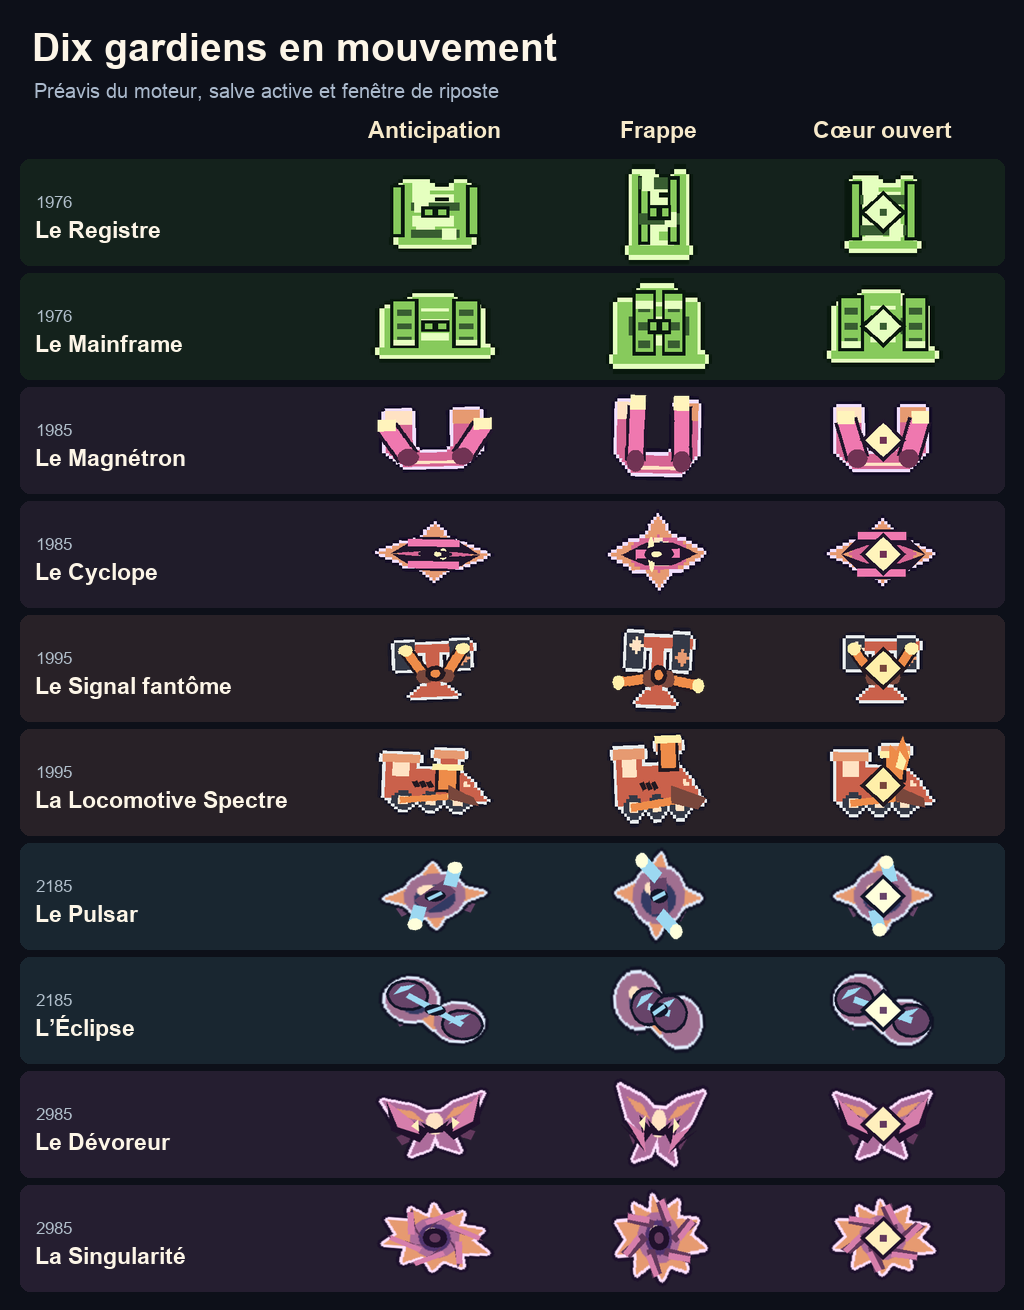

Recreate this plot in Python.
"""Compose les sprites réels et leurs pièces avec Pillow, sans navigateur."""
import base64, json, math, subprocess
from pathlib import Path
from PIL import Image, ImageDraw, ImageFont
import numpy as np
ROOT=Path(__file__).resolve().parent
atlas=json.loads(subprocess.check_output(['node',str(ROOT/'eprouver.cjs'),'--atlas']))
def render(v,phase,factor=3):
    base=v['base']; p=v[phase]; ink=p['pal']; dim=round(64*factor); center=dim/2
    image=Image.new('RGBA',(dim,dim)); pen=ImageDraw.Draw(image)
    def layer(shapes):
        for shape in shapes:
            pen.polygon([(center+x*factor,center+y*factor) for x,y in shape['points']],fill=ink[shape['color']])
    layer(p['layers']['rear'])
    indices=np.frombuffer(base64.b64decode(base['data']),dtype=np.uint8).reshape(base['h'],base['w'])
    colors=np.array([[0,0,0,0]]+[[*bytes.fromhex(c[1:]),255] for c in base['colors'][1:]],dtype=np.uint8)
    frame=Image.fromarray(colors[indices]);frame=frame.resize((round(frame.width*factor/base['density']),round(frame.height*factor/base['density'])),Image.Resampling.NEAREST if p['year']<2185 else Image.Resampling.BILINEAR)
    image.alpha_composite(frame,((dim-frame.width)//2,(dim-frame.height)//2))
    layer(p['layers']['front'])
    t=p['transform'];ca,si=math.cos(t['angle']),math.sin(t['angle'])
    a,b,d,e=ca/t['sx'],si/t['sx'],-si/t['sy'],ca/t['sy']
    return image.transform(image.size,Image.Transform.AFFINE,(a,b,center*(1-a-b),d,e,center*(1-d-e)),Image.Resampling.NEAREST if p['year']<2185 else Image.Resampling.BILINEAR)
def font(size,bold=False):
    return ImageFont.truetype('/System/Library/Fonts/Supplemental/Arial'+(' Bold' if bold else '')+'.ttf',size)
sheet=Image.new('RGB',(1024,1310),'#0d1019');d=ImageDraw.Draw(sheet)
d.text((32,25),'Dix gardiens en mouvement',font=font(39,True),fill='#fcf5e7')
d.text((34,79),'Préavis du moteur, salve active et fenêtre de riposte',font=font(20),fill='#abbacd')
for j,text in enumerate(['Anticipation','Frappe','Cœur ouvert']):
    d.text((435+j*224,130),text,anchor='mm',font=font(23,True),fill='#f7eacb')
metrics={}
def contrast(c1,c2):
    def Y(col):
        v=np.array(list(bytes.fromhex(col[1:])),dtype=float)/255
        return np.where(v<=.04045,v/12.92,((v+.055)/1.055)**2.4)@np.array([.2126,.7152,.0722])
    a,b=Y(c1),Y(c2);return round((max(a,b)+.05)/(min(a,b)+.05),2)
for i,(key,v) in enumerate(atlas.items()):
    top=159+114*i;mid=top+53;p=v['wind'];year=p['year'];name=p['name'];bg=['#14221c','#201c2a','#282127','#192630','#251e30'][i//2]
    d.rounded_rectangle((20,top,1004,top+106),10,fill=bg)
    d.text((36,mid-20),str(year),font=font(17),fill='#b1bfcb')
    d.text((35,mid+5),name,font=font(23,True),fill='#fcf5e7')
    for j,phase in enumerate(['wind','strike','open']):
        p=v[phase];f=5;img=render(v,phase,f)
        thumb=img.resize((202,202),Image.Resampling.LANCZOS)
        x=435+j*224;sheet.paste(thumb,(x-101,mid-101),thumb)
        at=p['tile']; tw=max(t[0] for t in at)-min(t[0] for t in at);th=max(t[1] for t in at)-min(t[1] for t in at)
        area=img.getchannel('A').point(lambda val:255 if val>127 else 0)
        l,t,r,b=area.getbbox()
        for width in [320,568,852]:
            u=p['fits'][str(width)]*1.67*max(.78,290/width,p['unit']); mask=Image.new('L',img.size)
            ImageDraw.Draw(mask).polygon([(img.width/2+xx/u*f,img.height/2+yy/u*f) for xx,yy in at],fill=255)
            inside=np.asarray(area)>0;outside=inside & ~(np.asarray(mask)>0)
            m=metrics.setdefault(key,{'maxWidthPct':0,'maxHeightPct':0,'maxInkOutsideTilePct':0})
            for k,val in [('maxWidthPct',(r-l)/f*u/tw*100),('maxHeightPct',(b-t)/f*u/th*100),('maxInkOutsideTilePct',outside.sum()/inside.sum()*100)]:
                m[k]=max(m[k],round(float(val),2))
            if phase=='open':
                m['coreContrast']=contrast(p['pal'][0],p['pal'][3])
                size=11*u*width/960*abs(math.cos(p['transform']['angle']))*p['transform']['sx']
                m['minCoreWidthCss']=min(m.get('minCoreWidthCss',999),round(size,2))
                # Capture du cœur et de son joint noir à taille CSS, après sous-échantillonnage.
                css=max(5,round(img.width*u/f*width/960))
                stamp=Image.new('RGBA',img.size,'#1c2531');stamp.alpha_composite(img)
                pixels=np.asarray(stamp.resize((css,css),Image.Resampling.LANCZOS).convert('RGB'),dtype=float)/255
                yy,xx=np.indices((css,css));diamond=abs(xx+.5-css/2)+abs(yy+.5-css/2)
                light=diamond<=size*.48;edge=(diamond>size*.48)&(diamond<=size*.83)
                lum=np.where(pixels<=.04045,pixels/12.92,((pixels+.055)/1.055)**2.4)@np.array([.2126,.7152,.0722])
                local=(lum[light].max()+.05)/(lum[edge].min()+.05)
                m['minCoreRenderedContrast']=min(m.get('minCoreRenderedContrast',999),round(float(local),2))
sheet.save(ROOT/'planche.png')
(ROOT/'emprises.json').write_text(json.dumps(metrics,indent=2,ensure_ascii=False)+'\n')
print(json.dumps(metrics,ensure_ascii=False))
assert all(x['maxInkOutsideTilePct']==0 for x in metrics.values())
assert min(metrics[k]['minCoreRenderedContrast'] for k in ['1976:mid','1976:final'])>=4.5
# Relecture silencieuse du premier préavis de chaque boss ; un poste vide signifie la fin de sa prise.
def film():
    frames=[];sample=json.loads(subprocess.check_output(['node',str(ROOT/'eprouver.cjs'),'--animer']))
    heads={k:0 for k in atlas}
    for n in range(80):
        sec=n/12;page=Image.new('RGB',(790,425),'#11141c');pen=ImageDraw.Draw(page)
        pen.text((16,9),f'Gardiens   •   {sec:.1f} s après le premier préavis',font=font(19,True),fill='#faf5df')
        for i,(k,v) in enumerate(atlas.items()):
            row=sample[k];local=row[0]['t']+sec
            while heads[k]+1<len(row) and row[heads[k]+1]['t']<=local:heads[k]+=1
            pose=row[heads[k]]; col=i//2;level=i%2;x=80+col*157;y=140+level*177
            pen.text((x,y-71),str(v['wind']['year']),font=font(14),fill='#b7c0ca',anchor='mm')
            if local<=row[-1]['t']+.08:
                img=render({'base':v['base'],'live':pose},'live',2).resize((166,166),Image.Resampling.LANCZOS)
                page.paste(img,(x-83,y-83),img)
                desc={'open':'Cœur ouvert','wind':'Anticipation','strike':'Frappe','idle':'En veille'}[pose['phase']]
            else:desc='Fin de la prise'
            pen.text((x,y+53),v['wind']['name'],font=font(14,True),fill='#f6eddd',anchor='mm')
            pen.text((x,y+71),desc,font=font(13),fill='#aaefc9',anchor='mm')
        frames.append(page)
    frames[0].save(ROOT/'relecture.gif',save_all=True,append_images=frames[1:],duration=[80,80,90]*26+[80,80],loop=0,disposal=2)
if '--film' in __import__('sys').argv:film()
